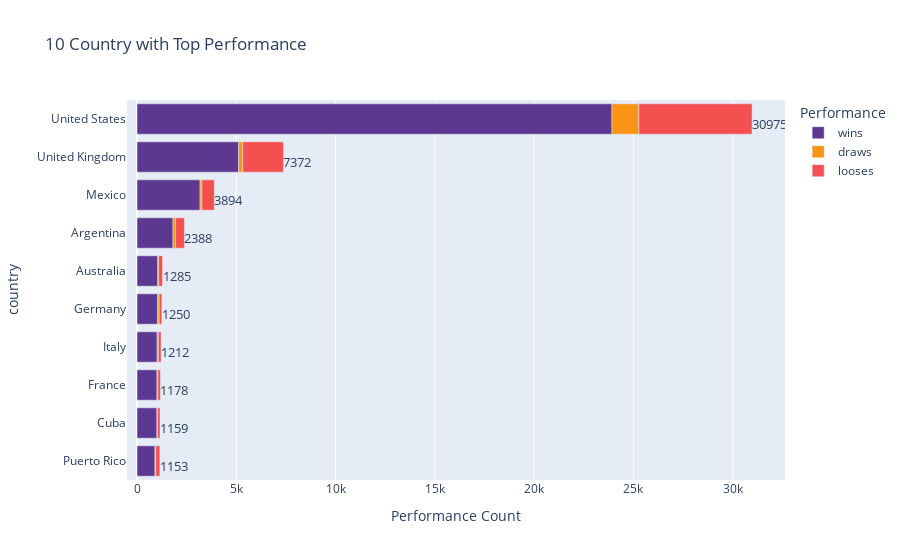

The notebook cell saved with this chart:
### Code cell
top_nocs = datas.head(10)
# Bar plot
fig = px.bar(
    top_nocs.sort_values(["wins", "draws", "looses"], ascending=True),
    y="country",
    x=["wins", "draws", "looses"],
    orientation="h",
    color_discrete_sequence=["#5D3891", "#F99417", "#F55050"],
    title="10 Country with Top Performance",
).update_layout(xaxis={"title": "Performance Count"}, legend={"title": "Performance"})
# to add the text of total medals for each noc
fig.add_trace(
    go.Scatter(
        y=top_nocs.sort_values(["wins", "draws", "looses"], ascending=True).country,
        x=top_nocs.sort_values(["wins", "draws", "looses"], ascending=True).Total,
        text=top_nocs.sort_values(["wins", "draws", "looses"], ascending=True).Total,
        mode="text",
        textposition="bottom right",
        textfont=dict(
            size=13,
        ),
        showlegend=False,
    )
)
fig.show()

### Figure 1 — Plotly figure (JSON) as saved in the notebook; plotly's stock layout.template omitted (floating-point values rounded to 4 significant figures)
{"data": [{"alignmentgroup": "True", "hovertemplate": "variable=wins<br>value=%{x}<br>country=%{y}<extra></extra>", "legendgroup": "wins", "marker": {"color": "#5D3891", "pattern": {"shape": ""}}, "name": "wins", "offsetgroup": "wins", "orientation": "h", "showlegend": true, "textposition": "auto", "type": "bar", "x": [907, 1005, 1009, 1015, 1041, 1047, 1812, 3178, 5119, 23919], "xaxis": "x", "y": ["Puerto Rico", "Cuba", "France", "Italy", "Germany", "Australia", "Argentina", "Mexico", "United Kingdom", "United States"], "yaxis": "y"}, {"alignmentgroup": "True", "hovertemplate": "variable=draws<br>value=%{x}<br>country=%{y}<extra></extra>", "legendgroup": "draws", "marker": {"color": "#F99417", "pattern": {"shape": ""}}, "name": "draws", "offsetgroup": "draws", "orientation": "h", "showlegend": true, "textposition": "auto", "type": "bar", "x": [38, 26, 34, 59, 75, 44, 134, 93, 210, 1353], "xaxis": "x", "y": ["Puerto Rico", "Cuba", "France", "Italy", "Germany", "Australia", "Argentina", "Mexico", "United Kingdom", "United States"], "yaxis": "y"}, {"alignmentgroup": "True", "hovertemplate": "variable=looses<br>value=%{x}<br>country=%{y}<extra></extra>", "legendgroup": "looses", "marker": {"color": "#F55050", "pattern": {"shape": ""}}, "name": "looses", "offsetgroup": "looses", "orientation": "h", "showlegend": true, "textposition": "auto", "type": "bar", "x": [208, 128, 135, 138, 134, 194, 442, 623, 2043, 5703], "xaxis": "x", "y": ["Puerto Rico", "Cuba", "France", "Italy", "Germany", "Australia", "Argentina", "Mexico", "United Kingdom", "United States"], "yaxis": "y"}, {"mode": "text", "showlegend": false, "text": [1153, 1159, 1178, 1212, 1250, 1285, 2388, 3894, 7372, 30975], "textfont": {"size": 13}, "textposition": "bottom right", "type": "scatter", "x": [1153, 1159, 1178, 1212, 1250, 1285, 2388, 3894, 7372, 30975], "y": ["Puerto Rico", "Cuba", "France", "Italy", "Germany", "Australia", "Argentina", "Mexico", "United Kingdom", "United States"]}], "layout": {"barmode": "relative", "legend": {"title": {"text": "Performance"}, "tracegroupgap": 0}, "title": {"text": "10 Country with Top Performance"}, "xaxis": {"anchor": "y", "domain": [0, 1], "title": {"text": "Performance Count"}}, "yaxis": {"anchor": "x", "domain": [0, 1], "title": {"text": "country"}}}}
